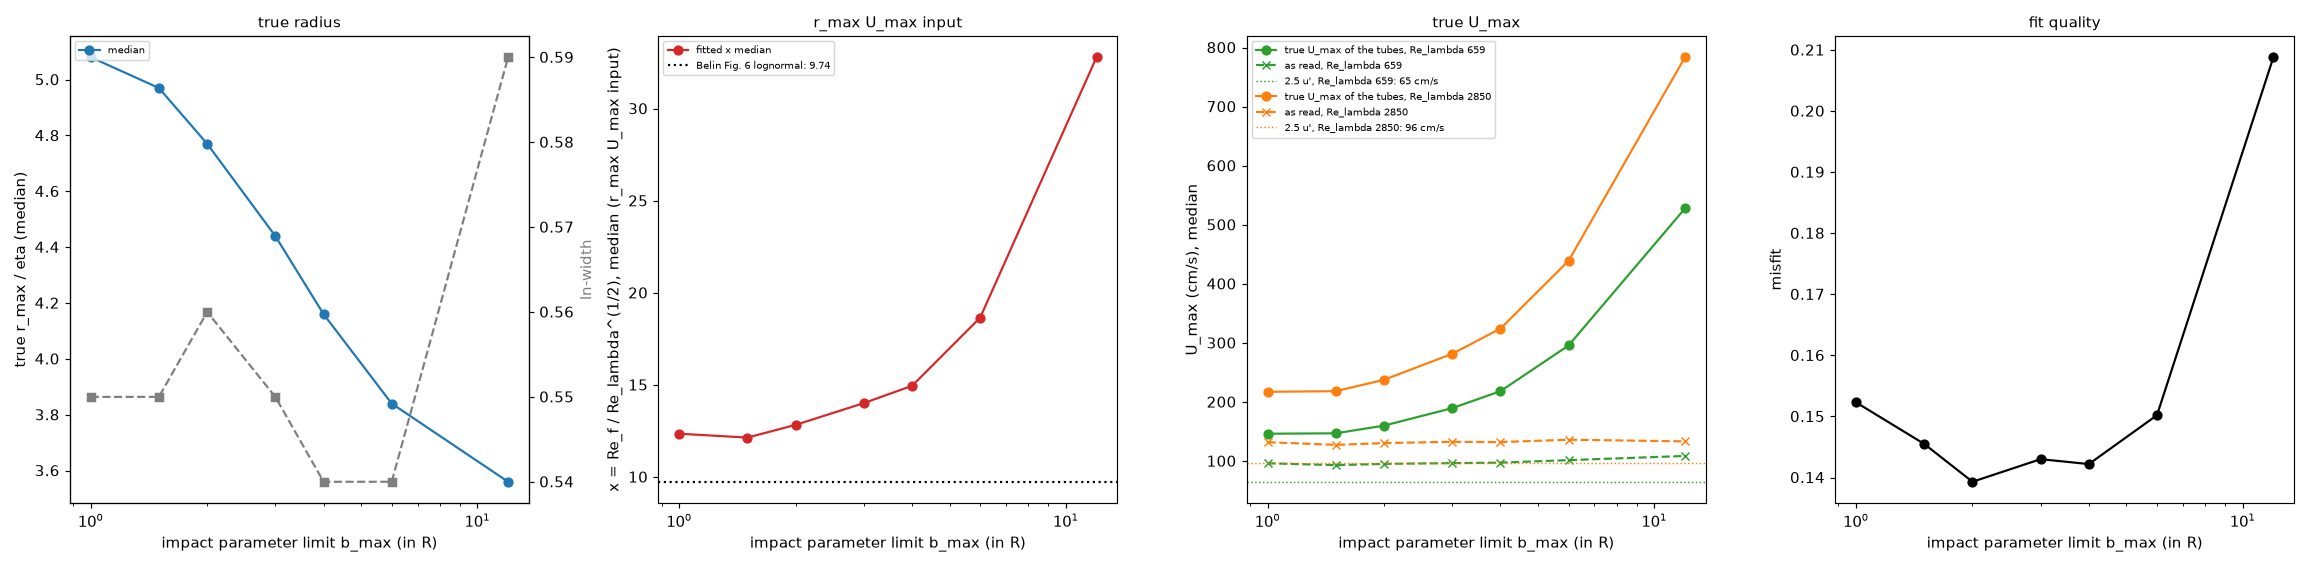

This figure's Python source:
"""belin_bmax_series.py  v01  The fitted inputs of the chord model against the impact-parameter limit b_max (in R).
Reads the logs of chord_belin_fit_inputs.py (the 'best:' line of each) for b_max = 1, 1.5, 2, 3, 4, 6 and 12 (files below), then simulates each best fit (chord_belin_x.simulate) to get the true U_max of the crossed tubes.
Panels: true r_max median and ln-width; x median (Belin's own Fig. 6 lognormal: 9.74) and ln-width; true U_max median (cm/s) of the tubes at Re_lambda 659 and 2850 with the mean flow and 2.5 u' for comparison; misfit.
Usage: python belin_bmax_series.py     writes belin_bmax_series.png

Versions  M01 m01.v01 (2026-11-13): first version.
"""
import math
import os
import re
import sys

import matplotlib
matplotlib.use("Agg")
import matplotlib.pyplot as plt
import numpy as np

HERE = os.path.dirname(os.path.abspath(__file__))
sys.path.insert(0, HERE)
import chord_belin_x as cbx             # noqa: E402
import belin_umax_vs_relambda as bu     # noqa: E402

LOGS = {1.0: "fit_inputs_b1.log", 1.5: "fit_inputs_b1.5.log", 2.0: "fit_inputs_b2_A.log", 3.0: "fit_inputs_b3.log", 4.0: "fit_inputs_b4.log", 6.0: "fit_inputs_b6.log", 12.0: "fit_inputs_window_A.log"}


def best(path):
    text = open(os.path.join(HERE, path), encoding="utf-8").read()
    m = re.search(r"best: r_max median ([\d.]+) eta, ln-width ([\d.]+); x median ([\d.]+), ln-width ([\d.]+); misfit ([\d.]+)", text)
    return tuple(float(v) for v in m.groups()) if m else None


def main():
    rows = {}
    for b, path in LOGS.items():
        res = best(path)
        if res is None:
            print("b_max %g: not finished (%s)" % (b, path))
            continue
        m_r, s_r, m_x, s_x, mis = res
        out = {}
        for Rl in (659, 2850):
            cbx.BMAX = b
            sim = cbx.simulate(Rl, 40000, math.log(m_x), s_x, 5, s_r, m_r)
            c = bu.chain_at(Rl)
            out[Rl] = (np.median(sim["U_true"]) * c["U_eta"], np.median(sim["U_read"]) * c["U_eta"], c)
        rows[b] = (m_r, s_r, m_x, s_x, mis, out)
        print("b_max %4g: r_max %.2f (ln-width %.2f), x %.1f (%.2f), misfit %.3f; true U_max %.0f / %.0f cm/s, read %.0f / %.0f" % (b, m_r, s_r, m_x, s_x, mis, out[659][0], out[2850][0], out[659][1], out[2850][1]))
    bs = sorted(rows)
    fig, ax = plt.subplots(1, 4, figsize=(22, 5.4))
    ax[0].plot(bs, [rows[b][0] for b in bs], "o-", color="tab:blue", label="median")
    ax[0].set_ylabel("true r_max / eta (median)")
    a2 = ax[0].twinx()
    a2.plot(bs, [rows[b][1] for b in bs], "s--", color="tab:gray", label="ln-width")
    a2.set_ylabel("ln-width", color="tab:gray")
    ax[1].plot(bs, [rows[b][2] for b in bs], "o-", color="tab:red", label="fitted x median")
    ax[1].axhline(9.74, color="k", ls=":", label="Belin Fig. 6 lognormal: 9.74")
    ax[1].set_ylabel("x = Re_f / Re_lambda^(1/2), median (r_max U_max input)")
    for Rl, colour in ((659, "tab:green"), (2850, "tab:orange")):
        c = rows[bs[0]][5][Rl][2]
        ax[2].plot(bs, [rows[b][5][Rl][0] for b in bs], "o-", color=colour, label="true U_max of the tubes, Re_lambda %d" % Rl)
        ax[2].plot(bs, [rows[b][5][Rl][1] for b in bs], "x--", color=colour, label="as read, Re_lambda %d" % Rl)
        ax[2].axhline(2.5 * c["up"], color=colour, ls=":", lw=1, label="2.5 u', Re_lambda %d: %.0f cm/s" % (Rl, 2.5 * c["up"]))
    ax[2].set_ylabel("U_max (cm/s), median")
    ax[3].plot(bs, [rows[b][4] for b in bs], "o-", color="k")
    ax[3].set_ylabel("misfit")
    for a, title in zip(ax, ("true radius", "r_max U_max input", "true U_max", "fit quality")):
        a.set_xlabel("impact parameter limit b_max (in R)")
        a.set_xscale("log")
        a.set_title(title, fontsize=10)
    for a in (ax[1], ax[2]):
        a.legend(fontsize=7)
    ax[0].legend(fontsize=7, loc="upper left")
    fig.tight_layout()
    fig.savefig(os.path.join(HERE, "belin_bmax_series.png"), dpi=105)


if __name__ == "__main__":
    main()
